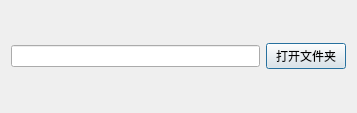
<?xml version="1.0" encoding="UTF-8"?>
<ui version="4.0">
 <class>LogFilePathSelection</class>
 <widget class="QDialog" name="LogFilePathSelection">
  <property name="windowModality">
   <enum>Qt::ApplicationModal</enum>
  </property>
  <property name="geometry">
   <rect>
    <x>0</x>
    <y>0</y>
    <width>357</width>
    <height>113</height>
   </rect>
  </property>
  <property name="windowTitle">
   <string>日志存储路径选择</string>
  </property>
  <layout class="QGridLayout" name="gridLayout">
   <item row="0" column="0">
    <widget class="QLineEdit" name="lineEdit_filepath"/>
   </item>
   <item row="0" column="1">
    <widget class="QPushButton" name="pushButton_opendir">
     <property name="text">
      <string>打开文件夹</string>
     </property>
    </widget>
   </item>
  </layout>
 </widget>
 <layoutdefault spacing="6" margin="11"/>
 <resources/>
 <connections/>
</ui>
